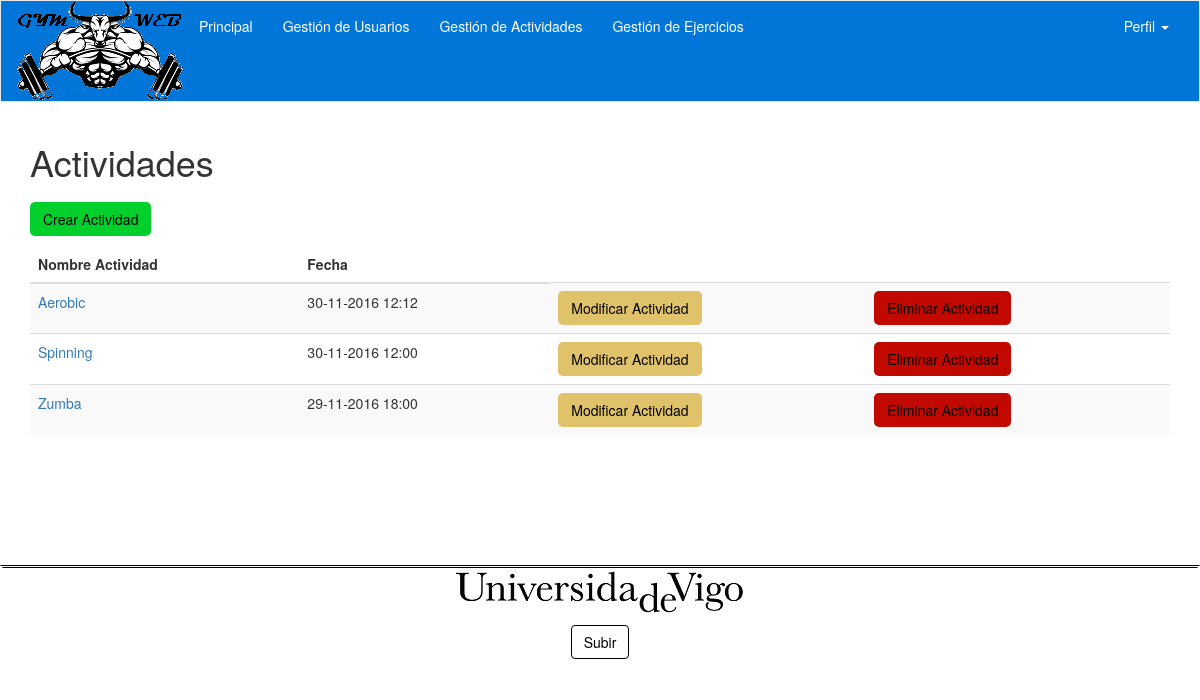
/views/Admin/gestionActividades.php (signed in), run on an earlier commit of the app's database.
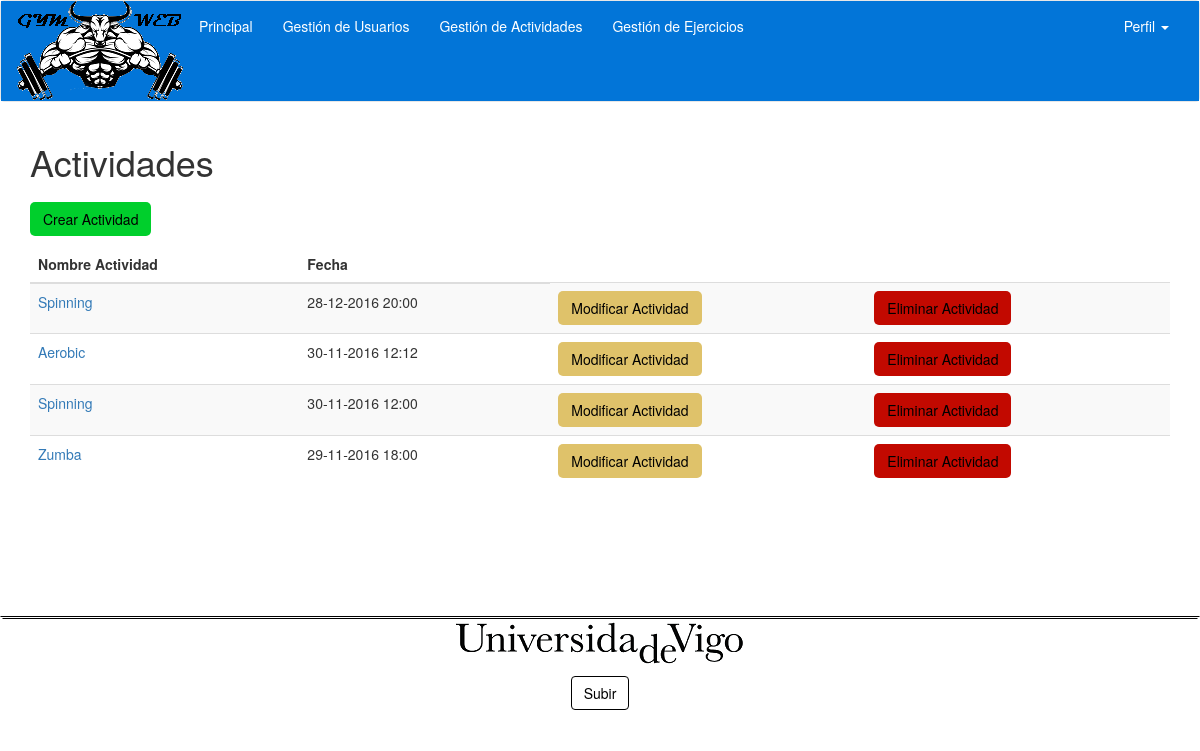
And on a later commit of the database.
### tables this page shows
CREATE TABLE `actividad` (
  `idActividad` int(11) NOT NULL,
  `nomActividad` varchar(30) DEFAULT NULL,
  `totalPlazas` int(11) DEFAULT NULL,
  `descripAct` varchar(500) DEFAULT NULL,
  `fecha` datetime DEFAULT NULL,
  `plazasOcupadas` int(11) DEFAULT NULL,
  `imagenAct` longblob
);

### controller/ActividadController.php (called while the page is built, shortened)
<?php
require_once(__DIR__."/../conexion/bdConexion.php");
require_once(__DIR__."/../model/ActividadMapper.php");
require_once(__DIR__."/../model/Actividad.php");
	class ActividadController{
        public static function getAll(){
          $actividades = new Actividad();
          return $actividades->getAllActividades();
        }
  }
?>

### model/ActividadMapper.php (called while the page is built, shortened)
<?php
require_once(__DIR__."/../conexion/bdConexion.php");
class ActividadMapper{
    public static function findAll()
    {
        global $connect;
        $resultado = mysqli_query($connect, 'SELECT * FROM actividad ORDER BY fecha DESC');
        return $resultado;
    }
}
?>

### model/Actividad.php (called while the page is built, shortened)
<?php
require_once(__DIR__."/../conexion/bdConexion.php");
require_once(__DIR__."/../model/ActividadMapper.php");
class Actividad {
  public static function getAllActividades()
    {
        return $resultado = ActividadMapper::findAll();
    }
}
?>

### views/Admin/gestionActividades.php (the view, shortened to what this page needs)
<?php
 if ($_SESSION['tipoUsuario'] =='Administrador'){
  $row = ActividadController::getAll();
?>
<!DOCTYPE html>
<html lang="en">
  <head>
    <link href="../../css/navbar.css" rel="stylesheet">
    <link href="../../css/bootstrap.min.css" rel="stylesheet">
     <link href="../../css/gestionActividades.css" rel="stylesheet">
  </head>
  <body>
  <header>
  	 <?php include("../navbar.php");   ?>
  </header>
  	<div class="container">
     <h1>Actividades</h1>
     <div class="row" style="margin-top: 20px; margin-bottom: 10px;">
      <div class="btn-group col-xs-6 col-sm-4 col-md-4 col-lg-2" role="group" style="margin-bottom: 10px;">
       <a href="crearActividad.php" style="text-decoration: none;"><button type="button" class="btn btn-default1" id="botonCrear">Crear Actividad</button></a>
      </div>
      <div class="table-responsive col-xs-12 col-sm-12 col-md-12 col-lg-12">
        <table class="table table-striped">
         <thead>
            <tr>
              <th>Nombre Actividad</th>
              <th >Fecha</th>
            </tr>
          </thead>
          <tbody>
            <?php
            if($row!=null){
              foreach ($row as $actividad) {
                $fecha = $actividad['fecha'];
                $format = "Y-m-d H:i:s";
                $dateobj = DateTime::createFromFormat($format, $fecha);
            ?>
            <tr>
              <td><a href="consultarActividades.php?id=<?php echo $actividad['idActividad']; ?>" style="text-decoration: none;"><?php echo $actividad['nomActividad']; ?></a></td>
              <td><?php   echo $dateobj->format("d-m-Y H:i");?></td>
              <td><a href="modificarActividad.php?id=<?php echo $actividad['idActividad']; ?>" style="text-decoration: none;"><button type="button" class="btn btn-default3" id="botonModificar">Modificar Actividad</button></a></td>
                <td><a href="consultarActividades.php?id=<?php echo $actividad['idActividad']; ?>" style="text-decoration: none;"><button type="button" class="btn btn-default2" id="botonEliminar">Eliminar Actividad</button></a></td>
            </tr>
            <?php
              }
            }
            ?>
          </tbody>
        </table>
	      </div>
	  </div>
    </div>
   <?php include("../footer.php");   ?>
  </body>
</html>
<?php
  }
?>

### views/navbar.php (shortened to what this page needs)
<?php
	$tipo = $_SESSION['tipoUsuario'];
?>
<nav class="navbar navbar-default">
	  <div class="container-fluid">
	    <div class="navbar-header">
	      <img alt="Brand" src="../../img/navBar/logo-gym.png">
	    </div>
	    <div class="collapse navbar-collapse" id="bs-example-navbar-collapse-1">
	      <ul class="nav navbar-nav">
	      <?php if($tipo=='Administrador'){ ?>
	        <li><a id="Item1" href="principal.php">Principal</a></li>
	        <li><a id="Item2" href="gestionUsuarios.php">Gesti&oacuten de Usuarios</a></li>
	        <li><a id="Item3" href="gestionActividades.php">Gesti&oacuten de Actividades</a></li>
	        <li><a id="Item4" href="gestionEjercicios.php">Gesti&oacuten de Ejercicios</a></li>
	       <?php }
	       	?>
	      </ul>
	      <ul class="nav navbar-nav navbar-right">
	       <li class="dropdown">
	          <a href="#" id="drop" class="dropdown-toggle" data-toggle="dropdown" role="button" aria-haspopup="true" aria-expanded="false">Perfil <span class="caret"></span></a>
	        </li>
	      </ul>
	    </div>
	  </div>
</nav>

### views/footer.php
 <footer id="footer">
<p style="text-align: center;"><img alt="Uvigo" class="responsive-image" style="max-width: 100%;" src="../../img/navBar/logoUvigo.png"></p>
<p style="text-align: center;"><a style="text-decoration: none;" href="#"><button type="button" class="btn btn-default" style="border-color: black; background-color: transparent; color: black;">Subir</button></a></p>
</footer>

### css/navbar.css (style rules this page uses)
.container-fluid,#ulDrop { font-color: white; background-color: #0275d8; }
a { color: white; }
#Item1,#Item2,#Item3,#Item4 { color: white; }
#drop,#aVerPerf,#aModificarPerf { color: white; background-color: transparent; }
#footer { margin-top: 100px; border-style: double; border-color: #000 transparent transparent transparent; }

### css/gestionActividades.css (style rules this page uses)
button.btn.btn-default1 { background-color: #00CF2C; border-radius: 5px; color: black; }
button.btn.btn-default2 { background-color: #C20900; border-radius: 5px; color: black; }
button.btn.btn-default3 { background-color: #DFC26A; border-radius: 5px; color: black; }

What changed in the data, as far as the page shows it:
added actividad: nomActividad "Spinning", fecha "28-12-2016 20:00"
